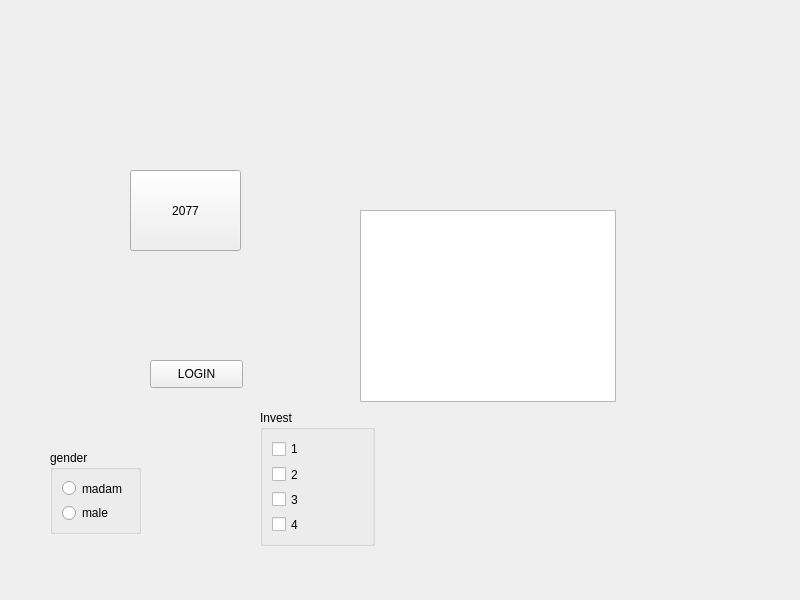
<?xml version="1.0" encoding="UTF-8"?>
<ui version="4.0">
 <class>Widget</class>
 <widget class="QWidget" name="Widget">
  <property name="geometry">
   <rect>
    <x>0</x>
    <y>0</y>
    <width>800</width>
    <height>600</height>
   </rect>
  </property>
  <property name="windowTitle">
   <string>Widget</string>
  </property>
  <widget class="QPushButton" name="pushButton">
   <property name="geometry">
    <rect>
     <x>150</x>
     <y>360</y>
     <width>93</width>
     <height>28</height>
    </rect>
   </property>
   <property name="text">
    <string>LOGIN</string>
   </property>
  </widget>
  <widget class="QToolButton" name="toolButton">
   <property name="geometry">
    <rect>
     <x>130</x>
     <y>170</y>
     <width>111</width>
     <height>81</height>
    </rect>
   </property>
   <property name="text">
    <string>2077</string>
   </property>
   <property name="icon">
    <iconset resource="img_res.qrc">
     <normaloff>:/Cyberpunk 2077/0001.png</normaloff>:/Cyberpunk 2077/0001.png</iconset>
   </property>
   <property name="iconSize">
    <size>
     <width>50</width>
     <height>50</height>
    </size>
   </property>
   <property name="toolButtonStyle">
    <enum>Qt::ToolButtonTextBesideIcon</enum>
   </property>
  </widget>
  <widget class="QGroupBox" name="groupBox">
   <property name="geometry">
    <rect>
     <x>50</x>
     <y>450</y>
     <width>91</width>
     <height>84</height>
    </rect>
   </property>
   <property name="title">
    <string>gender</string>
   </property>
   <layout class="QVBoxLayout" name="verticalLayout">
    <item>
     <widget class="QRadioButton" name="rBtnWoman">
      <property name="text">
       <string>madam</string>
      </property>
     </widget>
    </item>
    <item>
     <widget class="QRadioButton" name="rBtnMan">
      <property name="text">
       <string>male</string>
      </property>
     </widget>
    </item>
   </layout>
  </widget>
  <widget class="QGroupBox" name="groupBox_2">
   <property name="geometry">
    <rect>
     <x>260</x>
     <y>410</y>
     <width>115</width>
     <height>136</height>
    </rect>
   </property>
   <property name="title">
    <string>Invest</string>
   </property>
   <layout class="QVBoxLayout" name="verticalLayout_2">
    <item>
     <widget class="QCheckBox" name="checkBox">
      <property name="text">
       <string>1</string>
      </property>
     </widget>
    </item>
    <item>
     <widget class="QCheckBox" name="checkBox_2">
      <property name="text">
       <string>2</string>
      </property>
     </widget>
    </item>
    <item>
     <widget class="QCheckBox" name="checkBox_3">
      <property name="text">
       <string>3</string>
      </property>
     </widget>
    </item>
    <item>
     <widget class="QCheckBox" name="checkBox_4">
      <property name="text">
       <string>4</string>
      </property>
     </widget>
    </item>
   </layout>
  </widget>
  <widget class="QListWidget" name="listWidget">
   <property name="geometry">
    <rect>
     <x>360</x>
     <y>210</y>
     <width>256</width>
     <height>192</height>
    </rect>
   </property>
  </widget>
 </widget>
 <resources>
  <include location="img_res.qrc"/>
 </resources>
 <connections/>
</ui>
